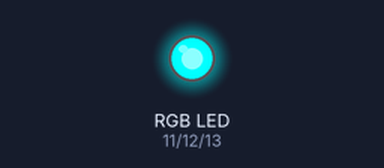
The program below on a simulated Raspberry Pi (header pin numbers). Parts: an RGB LED mixed from three pins (HIGH = lit).

Above: at 0.05 s.
At 0.55 s:
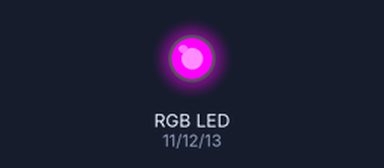
At 1.05 s:
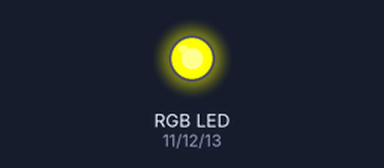
At 2.05 s:
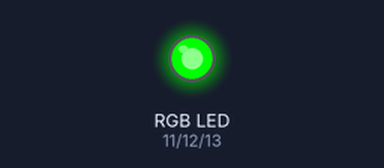
At 3.0 s:
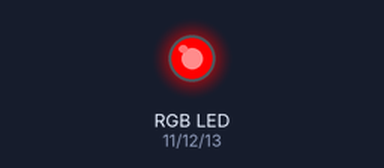
At 4.0 s:
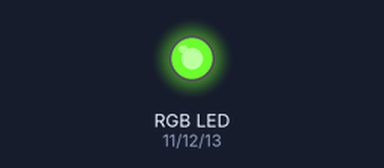
Timing chart, 0 to 5.2 s (numbered marks = the images above):
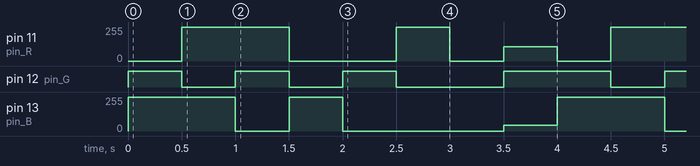

The program:

RGBLED_neon.py
```python
#!/usr/bin/env python
#coding=utf8

import RPi.GPIO as GPIO
import time


colors = [0xFF0000, 0x00FF00, 0x0000FF, 0xFFFF00, 0xFF00FF, 0x00FFFF, 0xFFFFFF, 0x9400D3]
#         Red纯红/Lime酸橙/Blue纯蓝/Yellow纯黄/Fuchsia紫红/Cyan青色/White纯白/DarkVoilet深紫罗兰

pins = {'pin_R':11, 'pin_G':12, 'pin_B':13}  # pins is a dict

GPIO.setmode(GPIO.BOARD)       # Numbers GPIOs by physical location
for i in pins:
    GPIO.setup(pins[i], GPIO.OUT)   # Set pins' mode is output
    GPIO.output(pins[i], GPIO.HIGH) # Set pins to high(+3.3V) to off led

p_R = GPIO.PWM(pins['pin_R'], 2000)  # set Frequece to 2KHz
p_G = GPIO.PWM(pins['pin_G'], 2000)
p_B = GPIO.PWM(pins['pin_B'], 5000)

p_R.start(100)      # Initial duty Cycle = 100(leds off)
p_G.start(100)
p_B.start(100)

def map(x, in_min, in_max, out_min, out_max):   # 将一个数从一个区间线性映射到另一个区间，比如将0~100之间的一个数映射到0~255之间
    return (x - in_min) * (out_max - out_min) / (in_max - in_min) + out_min

def setColor(col):   # For example : col = 0x112233
    R_val = (col & 0xFF0000) >> 16
    G_val = (col & 0x00FF00) >> 8
    B_val = (col & 0x0000FF) >> 0

    R_val = map(R_val, 0, 255, 0, 100)   # change a num(0~255) to 0~100.
    G_val = map(G_val, 0, 255, 0, 100)
    B_val = map(B_val, 0, 255, 0, 100)

    p_R.ChangeDutyCycle(100 - R_val)     # Change duty cycle
    p_G.ChangeDutyCycle(100 - G_val)
    p_B.ChangeDutyCycle(100 - B_val)

try:
    while True:
        for col in colors:
            setColor(col)
            time.sleep(0.5)
except KeyboardInterrupt:
    p_R.stop()
    p_G.stop()
    p_B.stop()
    for i in pins:
        GPIO.output(pins[i], GPIO.HIGH)    # Turn off all leds
    GPIO.cleanup()  
```

Measured:
- by itself, pin 11 (pin_R): repeats every 4.0 s: 0/255 1.0 s, 255/255 0.50 s, 0/255 0.50 s, 107/255 0.50 s, 0/255 0.50 s, 255/255 1.0 s
- by itself, pin 12 (pin_G): repeats every 4.0 s: HIGH 0.50 s, LOW 0.50 s, HIGH 0.50 s, LOW 1.0 s, HIGH 1.0 s, LOW 0.50 s
- by itself, pin 13 (pin_B): repeats every 4.0 s: 255/255 0.50 s, 0/255 1.5 s, 44/255 0.50 s, 255/255 1.0 s, 0/255 0.50 s
